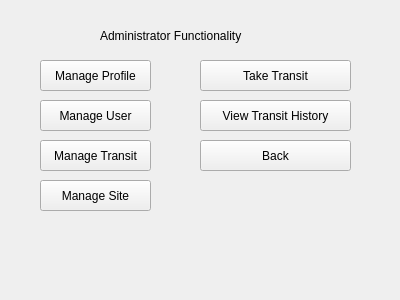
<?xml version="1.0" encoding="UTF-8"?>
<ui version="4.0">
 <class>Form</class>
 <widget class="QWidget" name="Form">
  <property name="geometry">
   <rect>
    <x>0</x>
    <y>0</y>
    <width>400</width>
    <height>300</height>
   </rect>
  </property>
  <property name="windowTitle">
   <string>Form</string>
  </property>
  <widget class="QPushButton" name="pushButton">
   <property name="geometry">
    <rect>
     <x>40</x>
     <y>60</y>
     <width>111</width>
     <height>31</height>
    </rect>
   </property>
   <property name="text">
    <string>Manage Profile</string>
   </property>
  </widget>
  <widget class="QLabel" name="label">
   <property name="geometry">
    <rect>
     <x>100</x>
     <y>20</y>
     <width>201</width>
     <height>31</height>
    </rect>
   </property>
   <property name="text">
    <string>Administrator Functionality</string>
   </property>
  </widget>
  <widget class="QPushButton" name="pushButton_2">
   <property name="geometry">
    <rect>
     <x>200</x>
     <y>60</y>
     <width>151</width>
     <height>31</height>
    </rect>
   </property>
   <property name="text">
    <string>Take Transit</string>
   </property>
  </widget>
  <widget class="QPushButton" name="pushButton_3">
   <property name="geometry">
    <rect>
     <x>40</x>
     <y>100</y>
     <width>111</width>
     <height>31</height>
    </rect>
   </property>
   <property name="text">
    <string>Manage User</string>
   </property>
  </widget>
  <widget class="QPushButton" name="pushButton_4">
   <property name="geometry">
    <rect>
     <x>200</x>
     <y>100</y>
     <width>151</width>
     <height>31</height>
    </rect>
   </property>
   <property name="text">
    <string>View Transit History</string>
   </property>
  </widget>
  <widget class="QPushButton" name="pushButton_5">
   <property name="geometry">
    <rect>
     <x>40</x>
     <y>140</y>
     <width>111</width>
     <height>31</height>
    </rect>
   </property>
   <property name="text">
    <string>Manage Transit</string>
   </property>
  </widget>
  <widget class="QPushButton" name="pushButton_6">
   <property name="geometry">
    <rect>
     <x>200</x>
     <y>140</y>
     <width>151</width>
     <height>31</height>
    </rect>
   </property>
   <property name="text">
    <string>Back</string>
   </property>
  </widget>
  <widget class="QPushButton" name="pushButton_7">
   <property name="geometry">
    <rect>
     <x>40</x>
     <y>180</y>
     <width>111</width>
     <height>31</height>
    </rect>
   </property>
   <property name="text">
    <string>Manage Site</string>
   </property>
  </widget>
 </widget>
 <resources/>
 <connections/>
</ui>
